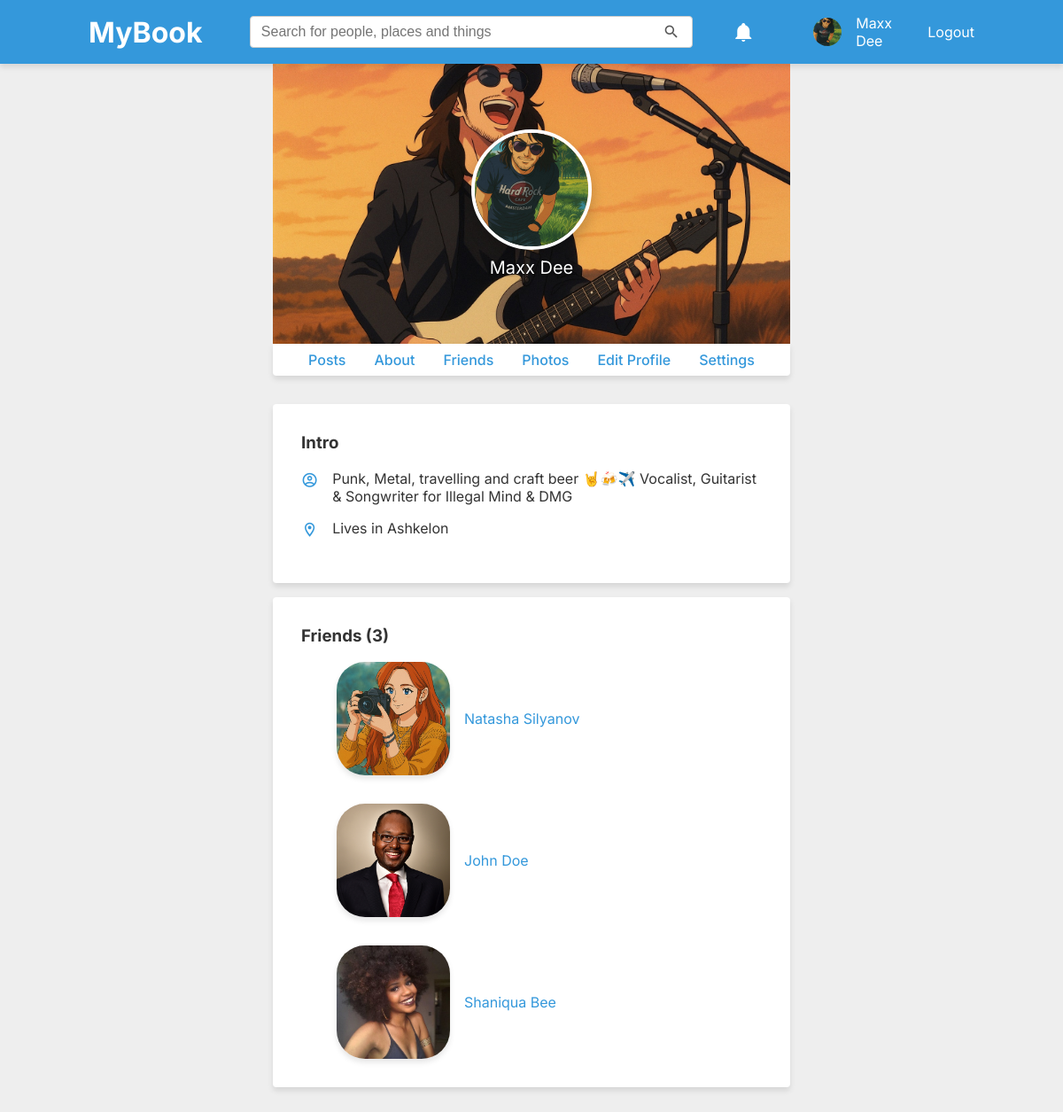
Page /pages/about.php?u=maxxdee (signed in) on the committed database.
### tables this page shows
CREATE TABLE users (
    id INTEGER PRIMARY KEY AUTOINCREMENT,
    username TEXT NOT NULL UNIQUE,
    email TEXT NOT NULL UNIQUE,
    password TEXT NOT NULL,
    created_at DATETIME DEFAULT CURRENT_TIMESTAMP
, avatar TEXT, cover TEXT, gender TEXT, display_name TEXT, about_me TEXT, location VARCHAR);

### includes/classes/UserManager.php (called while the page is built, shortened)
<?php
class UserManager
{
    private PDO $pdo;
    public function __construct(PDO $pdo)
    {
        $this->pdo = $pdo;
    }
    public function getUserByUsername(string $username): ?array
    {
        $stmt = $this->pdo->prepare(
            "SELECT *
                    FROM users
                    WHERE username = :username"
        );
        $stmt->execute(['username' => $username]);
        $user = $stmt->fetch(PDO::FETCH_ASSOC);
        return $user ?: null;
    }
    public function getUserByUserId(string $user_id): ?array
    {
        $stmt = $this->pdo->prepare(
            "SELECT *
                    FROM users
                    WHERE id = :user_id"
        );
        $stmt->execute(['user_id' => $user_id]);
        $user = $stmt->fetch(PDO::FETCH_ASSOC);
        return $user ?: null;
    }
}

### includes/classes/NotificationsRenderer.php (the view)
<?php
class NotificationsRenderer
{
    private PDO $pdo;
    public function __construct(PDO $pdo)
    {
        $this->pdo = $pdo;
    }
    public function renderDropdown(array $notifications): string
    {
        $html = '<ul>';
        foreach ($notifications as $notification) {
            $html .= $this->renderItem($notification);
        }
        $html .= '</ul>';
        return $html;
    }
    public function renderItem(array $notification): string
    {
        $userManager = new UserManager($this->pdo);
        $actorId = $notification['actor_id'] ?? null;
        if ($actorId) {
            $actor = $userManager->getUserByUserId($actorId);
        } else {
            $actor = [
                'display_name' => 'System',
                'avatar' => '/assets/img/default-avatar.png'
            ];
        }
        $when = timeAgoShort($notification['created_at']);
        return '<li class="notification-item">
                    <a href="' . $notification['link'] . '" class="' . ($notification['is_read'] ? '' : 'new') . '">
                        <img src="' . $actor['avatar'] . '" alt="Profile" class="avatar-small">
                        <div>
                            <span class="notification-text">' . $notification['content'] . '</span>
                            <span class="post-date">' . $when . '</span>
                        </div>
                    </a>
                </li>';
    }
}

### includes/classes/NotificationsManager.php (called while the page is built, shortened)
<?php
class NotificationsManager
{
    public  function getAllByUser(PDO $pdo, int $user_id): ?array
    {
        $stmt = $pdo->prepare(
            "SELECT *
                    FROM notifications
                    WHERE user_id = :user_id
                    ORDER BY created_at DESC"
        );
        $stmt->execute(['user_id' => $user_id]);
        $notifications = $stmt->fetchAll(PDO::FETCH_ASSOC);
        return $notifications ?: null;
    }
}

### includes/autoloader.php (called while the page is built, shortened)
<?php
spl_autoload_register(function ($class) {
    $classPath = __DIR__ . '/classes/' . $class . '.php';
});

### includes/classes/NotificationsRenderer.php (the view)
<?php
class NotificationsRenderer
{
    private PDO $pdo;
    public function __construct(PDO $pdo)
    {
        $this->pdo = $pdo;
    }
    public function renderDropdown(array $notifications): string
    {
        $html = '<ul>';
        foreach ($notifications as $notification) {
            $html .= $this->renderItem($notification);
        }
        $html .= '</ul>';
        return $html;
    }
    public function renderItem(array $notification): string
    {
        $userManager = new UserManager($this->pdo);
        $actorId = $notification['actor_id'] ?? null;
        if ($actorId) {
            $actor = $userManager->getUserByUserId($actorId);
        } else {
            $actor = [
                'display_name' => 'System',
                'avatar' => '/assets/img/default-avatar.png'
            ];
        }
        $when = timeAgoShort($notification['created_at']);
        return '<li class="notification-item">
                    <a href="' . $notification['link'] . '" class="' . ($notification['is_read'] ? '' : 'new') . '">
                        <img src="' . $actor['avatar'] . '" alt="Profile" class="avatar-small">
                        <div>
                            <span class="notification-text">' . $notification['content'] . '</span>
                            <span class="post-date">' . $when . '</span>
                        </div>
                    </a>
                </li>';
    }
}

### includes/modules/user-avatar.php
<div class="avatar">
    <a href="<?= $BASE_URL ?>/pages/profile.php?u=<?= $user["username"] ?>">
        <img src="<?= $BASE_URL ?><?= $user['avatar'] ?>" alt="Profile" class="avatar-small">
        <span class="username"><?= $user["display_name"] ?></span>
    </a>
    <?php include_once __DIR__ . '/user-logout.php'; ?>
</div>

### includes/profile-cover.php (shortened to what this page needs)
<div class="profile-top" style="background-image: url('<?= $coverImage ?>');">
    <img src="<?= $profilePicUrl ?>" alt="Profile" class="avatar-large avatar-large shadow border">
    <p class="username text-shadow"><?= $profileFullName ?></p>
</div>

### includes/modules/about-box.php (shortened to what this page needs)
<?php
$pdo = getDBConnection();
$UserManager = new UserManager($pdo);
$user = $UserManager->getUserByUsername($username);
?>
<div class="content-box">
    <h3>Intro</h3>
    <div class="sidebar-item">
        <i class="mdi mdi-account-circle-outline"></i>
        <p><?= !empty($user['about_me']) ? htmlspecialchars($user['about_me']) : 'No information provided yet.'; ?></p>
    </div>
    <div class="sidebar-item">
        <i class="mdi mdi-map-marker-outline"></i>
        <p><?= !empty($user['location']) ? 'Lives in ' . htmlspecialchars($user['location']) : 'Location not specified.'; ?></p>
    </div>
</div>

### css/base.css (style rules this page uses)
* { margin: 0; }
:root { --primary-color: #3498db; --primary-hover-color: #2980b9; --secondary-color: #2ecc71; --secondary-hover-color: #27ae60; --alert-color: #e74c3c; --alert-hover-color: #c0392b; --warning-color: #f8c555; --info-color: #f5f5f5; --info-hover-color: #fafafa; --primary-text-color: #333; --lighter-text-color: #999; --secondary-text-darker-color: #eeeeee; --secondary-text-color: #fff; --primary-glow-color: #fff; --link-color: #3498db; --container-bg-color: #fff; --primary-bg-color: #eeeeee; --light-bg-color: #e6e6e6; --lighter-bg-color: #f5f5f5; --default-border: 1px solid #ccc; --lighter-border: 1px solid #f5f5f5; --light-border: 1px solid #e6e6e6; --padding-smaller: 0.5em; --padding-small: 1em; --padding-default: 2em; --padding-bigger: 4em; --padding-biggest: 8em; --profile-top-height: 300px; --container-width: 1000px; --border-radius-small: 0.125em; --border-radius-medium: 0.25em; --border-radius-large: 0.5em; --shadow-default: 0 4px 6px rgba(0, 0, 0, 0.1); --shadow-medium: 0 6px 10px rgba(0, 0, 0, 0.15); --shadow-large: 0 8px 15px rgba(0, 0, 0, 0.2); --font-size-small: 0.875rem; --font-size-medium: 1rem; --font-size-large: 1.25rem; --avatar-size-small: 2em; --avatar-size-medium-small: 3em; --avatar-size-medium: 4em; --avatar-size-large: 8em; --avatar-size-larger: 12em; --avatar-size-huge: 16em; --sidebar-max-width: 15em; }
body { font-family: 'Inter', sans-serif; color: var(--primary-text-color); background-color: var(--primary-bg-color); }
a { color: var(--primary-color); text-decoration: none; }

### css/layout.css (style rules this page uses)
#header a { color: var(--secondary-text-color); text-decoration: none; }

### css/components.css (style rules this page uses)
.border { border: 4px solid var(--container-bg-color); }
.shadow { box-shadow: var(--shadow-default); }
.text-shadow { text-shadow: var(--shadow-default); }

### css/social.css (style rules this page uses)
.profile-top { background-size: cover; background-position: center; background-repeat: no-repeat; height: var(--profile-top-height); display: flex; align-items: center; flex-direction: column; justify-content: center; color: var(--secondary-text-color); text-align: center; padding: var(--padding-smaller); gap: var(--padding-smaller); }
.profile-top img { box-shadow: var(--shadow-large); }
.profile-top p.username { text-shadow: 0 1px 3px rgba(0, 0, 0, 1); font-size: var(--font-size-large); }
.avatar-small { border-radius: 50%; width: var(--avatar-size-small); height: var(--avatar-size-small); object-fit: cover; }
.avatar { display: flex; align-items: center; gap: var(--padding-small); justify-content: center; }
.avatar a { display: flex; align-items: center; justify-content: end; gap: var(--padding-small); }
.avatar a span.username { color: var(--secondary-text-color); transition: text-shadow 0.2s ease, color 0.2s ease; }
.avatar-small img, img.avatar-small { border-radius: 50%; width: var(--avatar-size-small); height: var(--avatar-size-small); object-fit: cover; }
.avatar-large img, img.avatar-large { border-radius: 50%; width: var(--avatar-size-large); height: var(--avatar-size-large); object-fit: cover; }
.content-box h3 { padding-bottom: var(--padding-small); }
.content-box, .status-box { color: var(--primary-text-color); background: var(--container-bg-color); padding: var(--padding-default); border-radius: var(--border-radius-medium); box-shadow: var(--shadow-default); margin-bottom: var(--padding-small); }
.sidebar-item { display: flex; align-items: flex-start; gap: var(--padding-small); margin-bottom: var(--padding-small); }
.sidebar-item i { font-size: 1.2rem; color: var(--primary-color); }
.sidebar-item p { margin: 0; font-size: var(--font-size-medium); color: var(--primary-text-color); }

### rows in the picture
users: avatar (picture), display_name "Maxx Dee", cover (picture), about_me "Punk, Metal, travelling and craft beer 🤘🍻✈️ Vocalist, Guitarist & Songwriter for Illegal Mind & DMG", location "Ashkelon"

### other values in the picture
count($friends) "3"
$displayName "Natasha Silyanov"
$displayName "John Doe"
$displayName "Shaniqua Bee"
